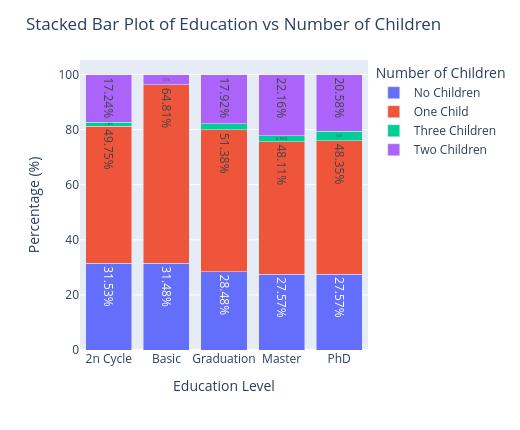

Source (notebook cell):
### Code cell
import plotly.express as px

# --------------------------------
# Prepare data
# --------------------------------
df_plot = df[["Education", "Kidhome", "Teenhome"]].dropna()

# Total children
df_plot["kids"] = df_plot["Kidhome"] + df_plot["Teenhome"]

# Decode kids into readable categories
kids_map = {
    0: "No Children",
    1: "One Child",
    2: "Two Children",
    3: "Three Children"
}

df_plot["kids_cat"] = df_plot["kids"].map(kids_map)

# --------------------------------
# Frequency + percentage
# --------------------------------
df_freq = (
    df_plot
    .groupby(["Education", "kids_cat"])
    .size()
    .reset_index(name="Freq")
)

df_freq["percent"] = (
    df_freq
    .groupby("Education")["Freq"]
    .apply(lambda x: x / x.sum() * 100)
    .reset_index(level=0, drop=True)
)

# --------------------------------
# Plot
# --------------------------------
fig = px.bar(
    df_freq,
    x="Education",
    y="percent",
    color="kids_cat",
    barmode="stack",
    text=df_freq["percent"].round(2).astype(str) + "%",
)

fig.update_layout(
    width=520,
    height=430,
    title="Stacked Bar Plot of Education vs Number of Children",
    xaxis_title="Education Level",
    yaxis_title="Percentage (%)",
    legend_title="Number of Children",
)

fig.update_traces(textposition="inside")

fig.show()

### Figure 1 — Plotly figure (JSON) as saved in the notebook; plotly's stock layout.template omitted (floating-point values rounded to 4 significant figures)
{"data": [{"alignmentgroup": "True", "hovertemplate": "kids_cat=No Children<br>Education=%{x}<br>percent=%{y}<br>text=%{text}<extra></extra>", "legendgroup": "No Children", "marker": {"color": "#636efa", "pattern": {"shape": ""}}, "name": "No Children", "offsetgroup": "No Children", "orientation": "v", "showlegend": true, "text": ["31.53%", "31.48%", "28.48%", "27.57%", "27.57%"], "textposition": "inside", "type": "bar", "x": ["2n Cycle", "Basic", "Graduation", "Master", "PhD"], "xaxis": "x", "y": [31.53, 31.48, 28.48, 27.57, 27.57], "yaxis": "y"}, {"alignmentgroup": "True", "hovertemplate": "kids_cat=One Child<br>Education=%{x}<br>percent=%{y}<br>text=%{text}<extra></extra>", "legendgroup": "One Child", "marker": {"color": "#EF553B", "pattern": {"shape": ""}}, "name": "One Child", "offsetgroup": "One Child", "orientation": "v", "showlegend": true, "text": ["49.75%", "64.81%", "51.38%", "48.11%", "48.35%"], "textposition": "inside", "type": "bar", "x": ["2n Cycle", "Basic", "Graduation", "Master", "PhD"], "xaxis": "x", "y": [49.75, 64.81, 51.38, 48.11, 48.35], "yaxis": "y"}, {"alignmentgroup": "True", "hovertemplate": "kids_cat=Three Children<br>Education=%{x}<br>percent=%{y}<br>text=%{text}<extra></extra>", "legendgroup": "Three Children", "marker": {"color": "#00cc96", "pattern": {"shape": ""}}, "name": "Three Children", "offsetgroup": "Three Children", "orientation": "v", "showlegend": true, "text": ["1.48%", "2.22%", "2.16%", "3.5%"], "textposition": "inside", "type": "bar", "x": ["2n Cycle", "Graduation", "Master", "PhD"], "xaxis": "x", "y": [1.478, 2.218, 2.162, 3.498], "yaxis": "y"}, {"alignmentgroup": "True", "hovertemplate": "kids_cat=Two Children<br>Education=%{x}<br>percent=%{y}<br>text=%{text}<extra></extra>", "legendgroup": "Two Children", "marker": {"color": "#ab63fa", "pattern": {"shape": ""}}, "name": "Two Children", "offsetgroup": "Two Children", "orientation": "v", "showlegend": true, "text": ["17.24%", "3.7%", "17.92%", "22.16%", "20.58%"], "textposition": "inside", "type": "bar", "x": ["2n Cycle", "Basic", "Graduation", "Master", "PhD"], "xaxis": "x", "y": [17.24, 3.704, 17.92, 22.16, 20.58], "yaxis": "y"}], "layout": {"barmode": "stack", "height": 430, "legend": {"title": {"text": "Number of Children"}, "tracegroupgap": 0}, "margin": {"t": 60}, "title": {"text": "Stacked Bar Plot of Education vs Number of Children"}, "width": 520, "xaxis": {"anchor": "y", "domain": [0, 1], "title": {"text": "Education Level"}}, "yaxis": {"anchor": "x", "domain": [0, 1], "title": {"text": "Percentage (%)"}}}}
